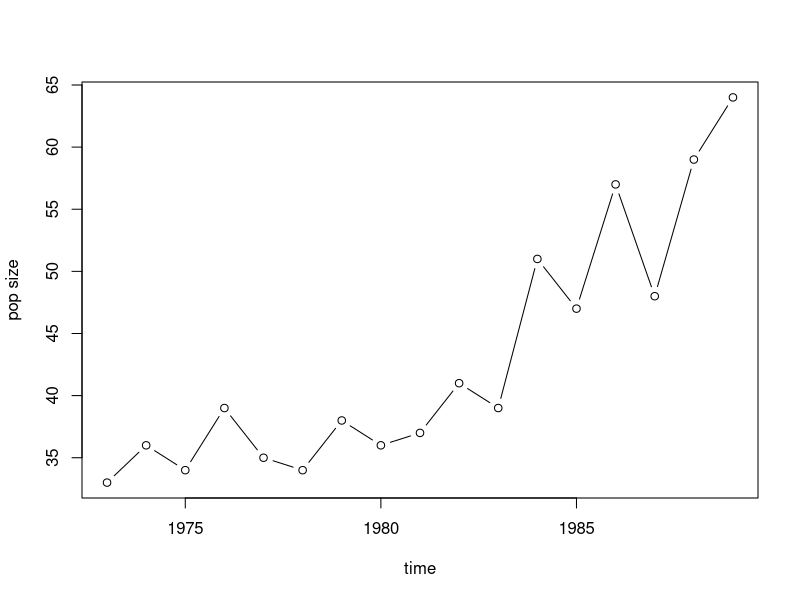
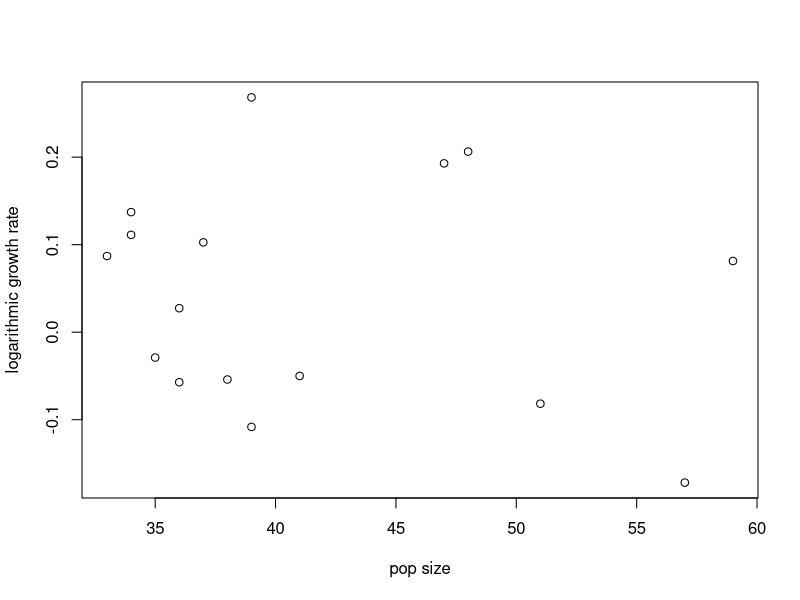
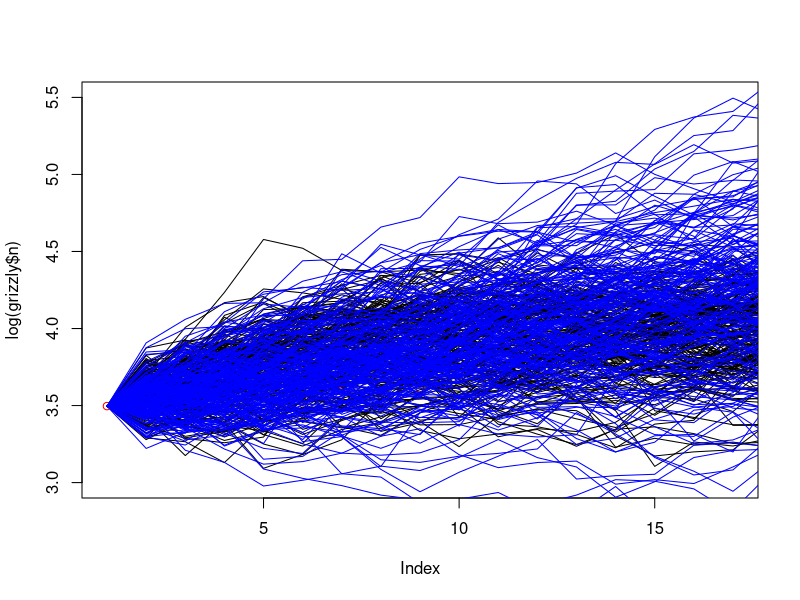
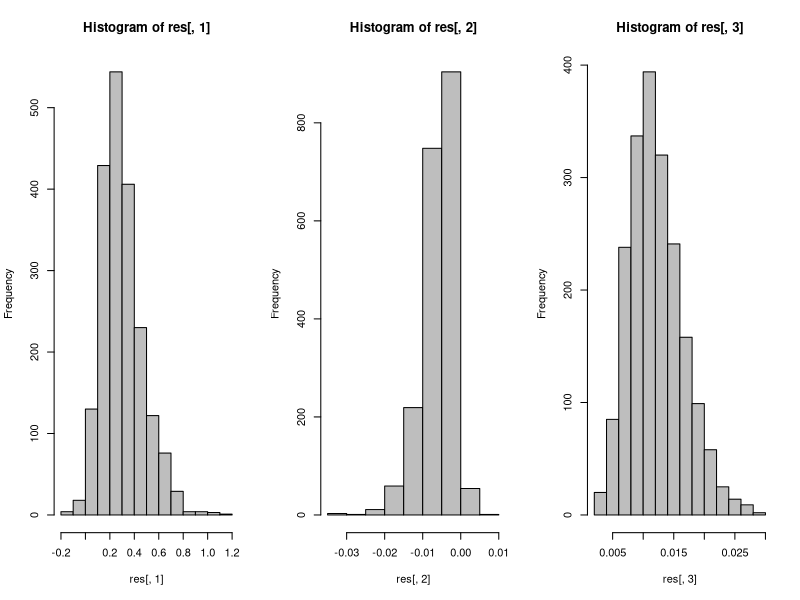
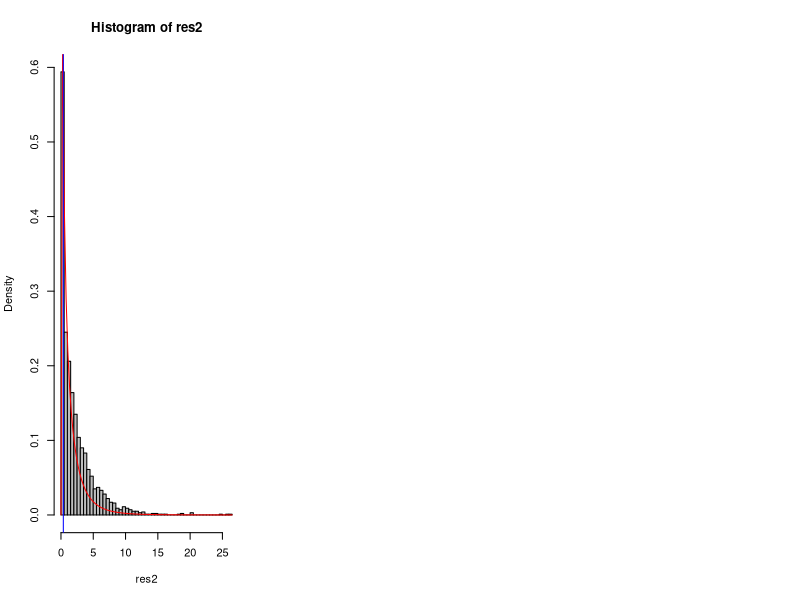

Generate these figures, in order, with R:
## ---- chunk 1
if (getRversion() < '3.3.0') {
    sigma <- function(object, ...) UseMethod("sigma")
    sigma.default <- function(object,...) {
        summary(object)$sigma
    }
}
## ---- chunk 2
grizzly <- read.table("../data/DTgrizzly.txt",header=TRUE)
## ---- chunk 3
nlag1 <- grizzly$n[-1]
nlag0 <- grizzly$n[-length(grizzly$n)]
r <- log(nlag1/nlag0)
## ---- chunk 4
plot(n~time,data=grizzly,type="b",xlab="time",ylab="pop size")
plot(nlag0,r,xlab="pop size",ylab="logarithmic growth rate")
## ---- chunk 5
dd <- data.frame(x=log(nlag0),xlag1=log(nlag1))
m2 <- lm(xlag1~offset(x)+exp(x),data=dd)
## ---- chunk 6
var.mle <- function(m)
    sigma(m)^2*df.residual(m)/nobs(m)
## ---- chunk 7
## R tip: use update() when possible to simplify code
m1 <- update(m2, . ~ offset(x))
c(coef(m1),var.mle(m1))
## ---- chunk 8
## simulate new data, add starting value
simfun <- function(fit,x0=log(grizzly$n[1])) {
    cc <- coef(fit)
    a <- cc[1]
    ## make the function work for either constant or regression model
    b <- if (length(cc)==2) coef(fit)[2] else 0
    sigma <- sqrt(var.mle(fit))
    ## as usual, half the code is setup: the next three lines are
    ##   the actual meat
    res <- c(x0,numeric(nobs(fit)+1))
    for (i in 2:length(res)) {
        res[i] <- res[i-1]+a+b*exp(res[i-1])+rnorm(1,sd=sigma)
    }
    res
}
## ---- chunk 9
sim2 <- replicate(200,simfun(m2))
sim1 <- replicate(200,simfun(m1))
## ---- chunk 10
plot(log(grizzly$n),col="red",ylim=c(3,5.5))
matlines(sim2,col="black",lty=1)
matlines(sim1,col="blue",lty=1)
## ---- chunk 11
nboot <- 2000
res <- matrix(NA,nrow=nboot,ncol=3)
set.seed(101)
for (i in 1:nboot) {
    x <- simfun(m2)
    dd <- data.frame(xlag1=x[-1],x=x[-length(x)])
    bootfit <- update(m2,data=dd)
    res[i,] <- c(coef(bootfit),var.mle(bootfit))
}
## ---- chunk 12
par(mfrow=c(1,3))
hist(res[,1],col="gray")
hist(res[,2],col="gray")
hist(res[,3],col="gray")
## ---- chunk 13
t(apply(res,2,quantile,c(0.025,0.975)))
## ---- chunk 14
(a1 <- anova(m1,m2))
F_obs <- a1[2,"F"]
## ---- chunk 15
nboot <- 2000
res2 <- numeric(nboot)
set.seed(101)
for (i in 1:nboot) {
    x <- simfun(m1)
    dd <- data.frame(xlag1=x[-1],x=x[-length(x)])
    bootm1 <- update(m1,data=dd)
    bootm2 <- update(m2,data=dd)
    res2[i] <- anova(bootm1,bootm2)[2,"F"]
}
## ---- chunk 16
hist(res2,col="gray",freq=FALSE,breaks=50)
curve(df(x,1,14),add=TRUE,col="red")
abline(v=F_obs,col="blue")
sum(res2>=F_obs)/length(res2)
## DT get 0.72 instead ...
